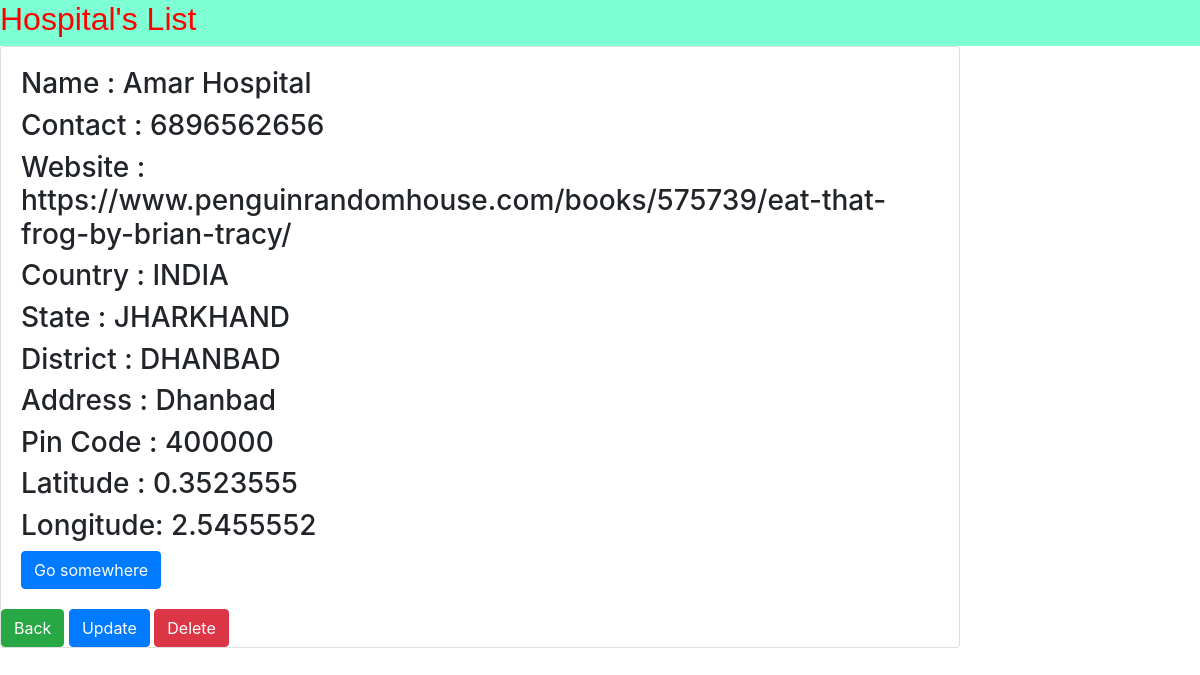
Page /hospitals/single_hospital/7/ on the committed database.
### HospitalsApp/models.py (models this page shows, shortened)
class HospitalDetail(models.Model):
    name = models.CharField(max_length=100)
    email = models.EmailField(unique=True,null=True)
    contact = models.CharField(max_length=10)
    website = models.URLField(null = True)
    country = models.ForeignKey(Country,related_name="HospitalDetails",on_delete=models.CASCADE)
    state = models.ForeignKey(State,related_name="HospitalDetails",on_delete=models.CASCADE)
    district = models.ForeignKey(District,related_name="HospitalDetails",on_delete=models.CASCADE)
    address = models.CharField(max_length=200)
    pin = models.CharField(max_length=6)
    latitude = models.FloatField()
    longitude = models.FloatField()

### locationApp/models.py (models this page shows)
class Country(models.Model):
    country = models.CharField(max_length=100)
    country_code = models.CharField(max_length=4, default="+91")
    def __str__(self):
        return self.country

class State(models.Model):
    country = models.ForeignKey(Country, related_name="states", on_delete=models.CASCADE)
    state = models.CharField(max_length=100)
    def __str__(self):
        return self.state

class District(models.Model):
    country = models.ForeignKey(Country, related_name="districts",on_delete=models.CASCADE)
    state = models.ForeignKey(State, related_name="districts",on_delete=models.CASCADE)
    district = models.CharField(max_length=100)
    def __str__(self):
        return self.district

### HospitalsApp/views.py (the view)
# urls.py: path("single_hospital/<int:pk>/",Single_ViewHospital.as_view(),name="singleHospital"),
class Single_ViewHospital(DetailView):
    model = HospitalDetail
    template_name = "HospitalsApp/single_hospital.html"
    context_object_name = "hospital"

### HospitalsApp/templates/HospitalsApp/single_hospital.html (shortened to what this page needs)
<!DOCTYPE html>
<html lang="en">
<head>
    <link rel="stylesheet" href="https://cdn.jsdelivr.net/npm/bootstrap@4.4.1/dist/css/bootstrap.min.css"><title>hospital List</title>
</head>
<body>
    <div class="nav">
        <h1>Hospital's List</h1>
    </div>
    <div>
        <div class="card" style="width: 80%;">
            <div class="card-body">
                <h3>Name : {{hospital.name}}</h3>
                <h3>Contact : {{hospital.contact}}</h3>
                <h3>Website : {{hospital.website}}</h3>
                <h3>Country : {{hospital.country}}</h3>
                <h3>State : {{hospital.state}}</h3>
                <h3>District : {{hospital.district}}</h3>
                <h3>Address : {{hospital.address}}</h3>
                <h3>Pin Code : {{hospital.pin}}</h3>
                <h3>Latitude : {{hospital.latitude}}</h3>
                <h3>Longitude: {{hospital.longitude}}</h3>
              <a href="#" class="btn btn-primary">Go somewhere</a>
            </div>
            <div>
                <a href="{% url 'viewHospital' %}"><button class="btn btn-success">Back</button></a>
                <a href="{% url 'updateHospital' hospital.pk %}"><button class="btn btn-primary">Update</button></a>
                <a href="{% url 'deleteHospital' hospital.pk %}"><button class="btn btn-danger">Delete</button></a>
            </div>
          </div>
    </div>
</body>
</html>

### HospitalsApp/templates/HospitalsApp/single_hospital.html (style rules this page uses)
* { margin:0px; padding: 0px; }
.nav { background-color: aquamarine; position: relative; top:0px; left:0px; right: 0px; width: 100%; ; }
h1 { font-family: Arial, Helvetica, sans-serif; color:red; text-align: center; font-size:xx-large; }

### rows in the picture
HospitalDetail: name "Amar Hospital", contact "6896562656", website "https://www.penguinrandomhouse.com/books/575739/eat-that-frog-by-brian-tracy/", country "INDIA", state "JHARKHAND", district "DHANBAD", address "Dhanbad", pin "400000", latitude "0.3523555", longitude "2.5455552"
